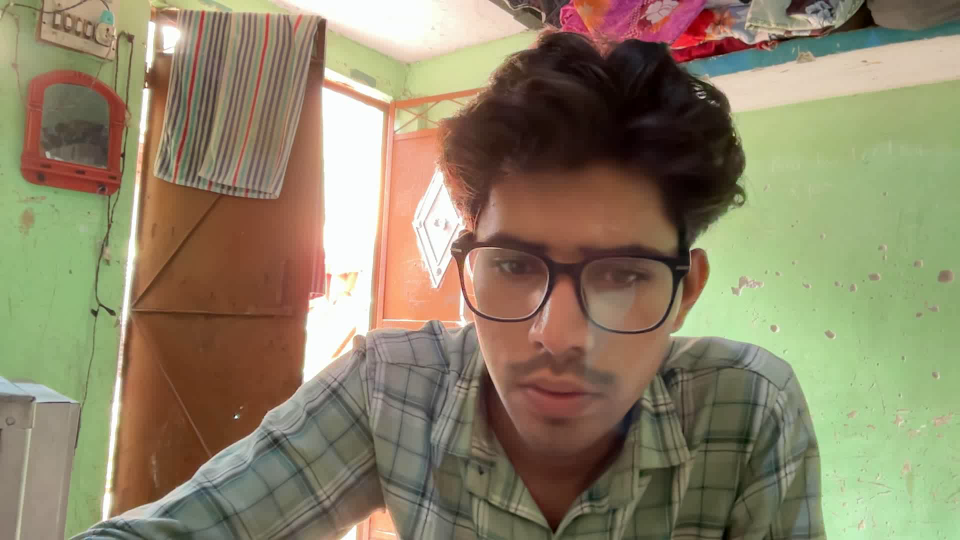
#> input picture frame 0 of My ass2VIDEO.avi, 1920 x 1080 px, given in place of the camera (shown at 1/2 size)
$ python basic_person_count.py
#> lines starting #> are read from the running program, lines starting #| are printed output that depends on the picture; after the words box and inside, x2 and y2 are one past the last pixel; in counts of white or black regions, pixels touching at a corner belong together
import cv2
face_cascades=cv2.CascadeClassifier("Open_CV/haarcascade_frontalface_default.xml")
cap=cv2.VideoCapture(0)
frame_width=int(cap.get(cv2.CAP_PROP_FRAME_WIDTH))
frame_height=int(cap.get(cv2.CAP_PROP_FRAME_HEIGHT))
codec=cv2.VideoWriter_fourcc(*'XVID')
recorder=cv2.VideoWriter("Basic_Person_Count.mp4",codec,30,(frame_width,frame_height))
while True:
    ret,frame=cap.read()
#> frame is the input picture: shape (1080, 1920, 3); mean B, G, R 104.2, 130.9, 141.1
    if not ret:
        print("Something went wrong")
        break
    gray=cv2.cvtColor(frame,cv2.COLOR_BGR2GRAY)
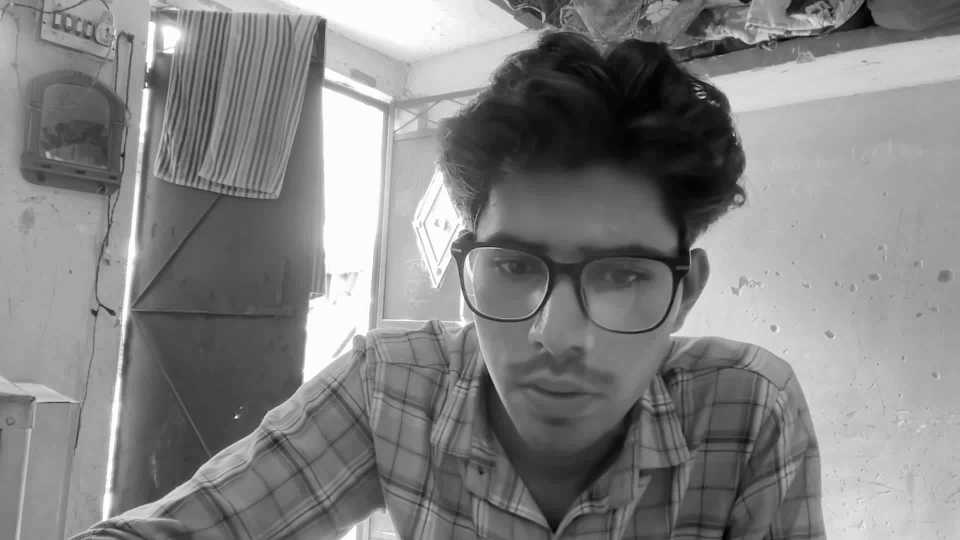
#> gray: shape (1080, 1920) (shown at 1/2 size); min 0, max 255, mean 130.9
    faces=face_cascades.detectMultiScale(gray,1.3,3)
#> faces = [[834, 340, 559, 559]]

    for i,(x,y,w,h) in enumerate(faces,start=1):
        cv2.rectangle(frame,(x,y),(x+w,y+h),(0,255,0),2)
        cv2.putText(frame,f"PERSON {i} !",(x,y-10),cv2.FONT_HERSHEY_COMPLEX,1.7,(255,0,255),2)
#> this loop made 1 pass
#> (i, x, y, w, h) on pass 1: (1, 834, 340, 559, 559)
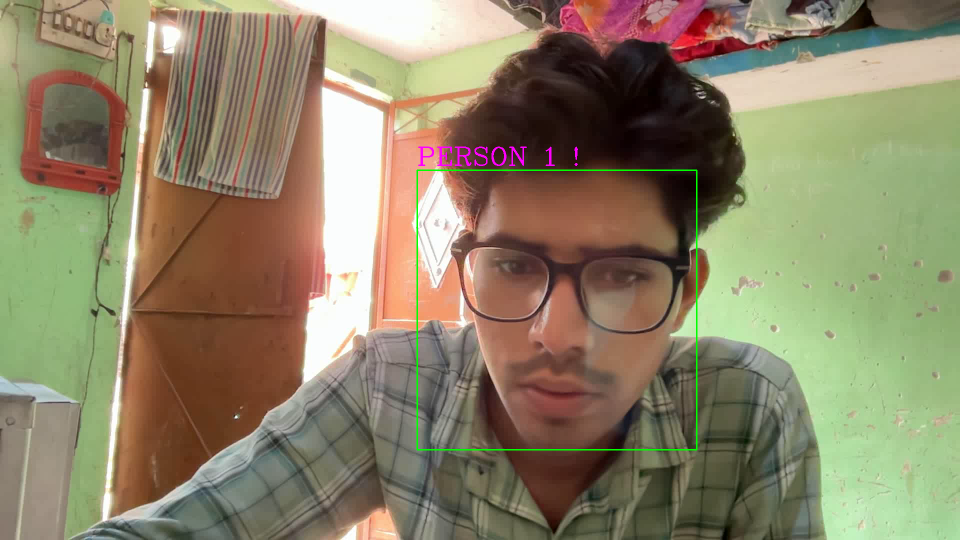
#> frame: shape (1080, 1920, 3) (shown at 1/2 size); 0.47% of pixels changed, all inside (x1, y1, x2, y2) = (833, 293, 1395, 901)
    recorder.write(frame)
    cv2.imshow("Persons Counting",frame)
    if cv2.waitKey(1) & 0XFF == ord('q'):
#> (key q is pressed here)
        break
cap.release()
cv2.destroyAllWindows
